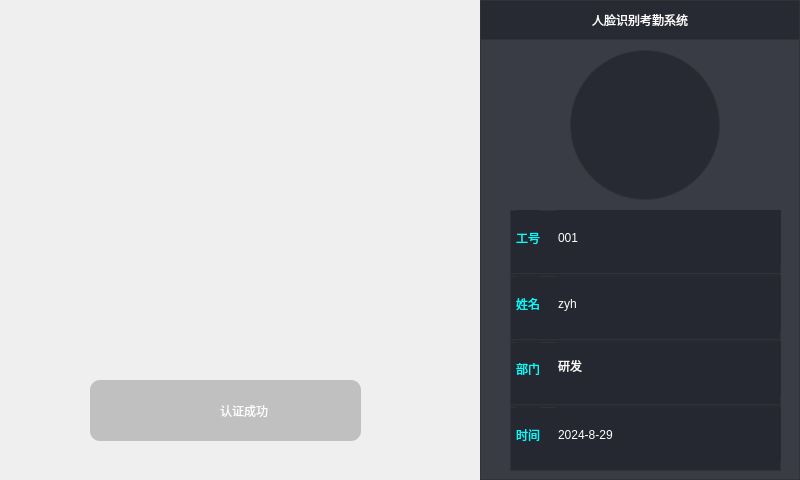
<?xml version="1.0" encoding="UTF-8"?>
<ui version="4.0">
 <class>Widget</class>
 <widget class="QWidget" name="Widget">
  <property name="geometry">
   <rect>
    <x>0</x>
    <y>0</y>
    <width>800</width>
    <height>480</height>
   </rect>
  </property>
  <property name="windowTitle">
   <string>Widget</string>
  </property>
  <property name="styleSheet">
   <string notr="true"/>
  </property>
  <widget class="QWidget" name="widgetLeft" native="true">
   <property name="geometry">
    <rect>
     <x>0</x>
     <y>0</y>
     <width>480</width>
     <height>480</height>
    </rect>
   </property>
   <property name="styleSheet">
    <string notr="true">QWidget#widgetlb
{
	border-radius: 10px;
	background-color: rgba(180, 180, 180,0.8);
}

QLabel#lb_1 
{
	border-image: url(:/images/yes.png);
}

QLabel#lb_2 
{
	font: 25 16pt &quot;微软雅黑 Light&quot;;
	border: none;
	color: rgb(255, 255, 255);
}

QLabel#headpicLb
{
	border-image: url(:/images/crc.png);
}
</string>
   </property>
   <widget class="QWidget" name="widgetlb" native="true">
    <property name="geometry">
     <rect>
      <x>90</x>
      <y>380</y>
      <width>271</width>
      <height>61</height>
     </rect>
    </property>
    <layout class="QHBoxLayout" name="horizontalLayout_2">
     <item>
      <spacer name="horizontalSpacer">
       <property name="orientation">
        <enum>Qt::Orientation::Horizontal</enum>
       </property>
       <property name="sizeHint" stdset="0">
        <size>
         <width>40</width>
         <height>20</height>
        </size>
       </property>
      </spacer>
     </item>
     <item>
      <layout class="QHBoxLayout" name="horizontalLayout">
       <item>
        <widget class="QLabel" name="lb_1">
         <property name="minimumSize">
          <size>
           <width>31</width>
           <height>21</height>
          </size>
         </property>
         <property name="maximumSize">
          <size>
           <width>31</width>
           <height>21</height>
          </size>
         </property>
         <property name="text">
          <string/>
         </property>
        </widget>
       </item>
       <item>
        <widget class="QLabel" name="lb_2">
         <property name="text">
          <string>认证成功</string>
         </property>
         <property name="alignment">
          <set>Qt::AlignmentFlag::AlignCenter</set>
         </property>
        </widget>
       </item>
      </layout>
     </item>
     <item>
      <spacer name="horizontalSpacer_2">
       <property name="orientation">
        <enum>Qt::Orientation::Horizontal</enum>
       </property>
       <property name="sizeHint" stdset="0">
        <size>
         <width>40</width>
         <height>20</height>
        </size>
       </property>
      </spacer>
     </item>
    </layout>
   </widget>
   <widget class="QLabel" name="headpicLb">
    <property name="geometry">
     <rect>
      <x>100</x>
      <y>60</y>
      <width>266</width>
      <height>266</height>
     </rect>
    </property>
    <property name="text">
     <string/>
    </property>
    <property name="scaledContents">
     <bool>true</bool>
    </property>
   </widget>
   <widget class="QLabel" name="videoLb">
    <property name="geometry">
     <rect>
      <x>0</x>
      <y>0</y>
      <width>480</width>
      <height>480</height>
     </rect>
    </property>
    <property name="text">
     <string/>
    </property>
   </widget>
   <zorder>videoLb</zorder>
   <zorder>widgetlb</zorder>
   <zorder>headpicLb</zorder>
  </widget>
  <widget class="QWidget" name="widgetRight" native="true">
   <property name="geometry">
    <rect>
     <x>480</x>
     <y>0</y>
     <width>320</width>
     <height>480</height>
    </rect>
   </property>
   <property name="styleSheet">
    <string notr="true">QWidget
{
	border:1px solid #313236;
	background-color: rgba(37, 40, 49, 0.9);
}

QLabel#titleLb
{
	font: 24pt &quot;微软雅黑&quot;;
	color: rgb(255, 255, 255);
}

QLabel#headLb
{
	border-radius: 75px;
}
</string>
   </property>
   <widget class="QLabel" name="headLb">
    <property name="geometry">
     <rect>
      <x>90</x>
      <y>50</y>
      <width>150</width>
      <height>150</height>
     </rect>
    </property>
    <property name="text">
     <string/>
    </property>
   </widget>
   <widget class="QLabel" name="titleLb">
    <property name="geometry">
     <rect>
      <x>0</x>
      <y>0</y>
      <width>320</width>
      <height>40</height>
     </rect>
    </property>
    <property name="text">
     <string>人脸识别考勤系统</string>
    </property>
    <property name="alignment">
     <set>Qt::AlignmentFlag::AlignCenter</set>
    </property>
   </widget>
   <widget class="QWidget" name="layoutWidget">
    <property name="geometry">
     <rect>
      <x>30</x>
      <y>210</y>
      <width>271</width>
      <height>261</height>
     </rect>
    </property>
    <layout class="QVBoxLayout" name="verticalLayout">
     <property name="spacing">
      <number>2</number>
     </property>
     <item>
      <widget class="QWidget" name="widgetID" native="true">
       <property name="styleSheet">
        <string notr="true">QLabel
{
	border:none;
	color: #00ffff;
	
	font: 16pt &quot;微软雅黑&quot;;
}

QLineEdit
{
	border:none;
	
	color: rgb(255, 255, 255);
	font: 16pt &quot;微软雅黑&quot;;
}</string>
       </property>
       <layout class="QHBoxLayout" name="horizontalLayout_3">
        <property name="spacing">
         <number>6</number>
        </property>
        <property name="leftMargin">
         <number>6</number>
        </property>
        <property name="topMargin">
         <number>0</number>
        </property>
        <property name="rightMargin">
         <number>0</number>
        </property>
        <item>
         <widget class="QLabel" name="label_3">
          <property name="text">
           <string>工号</string>
          </property>
         </widget>
        </item>
        <item>
         <spacer name="horizontalSpacer_3">
          <property name="orientation">
           <enum>Qt::Orientation::Horizontal</enum>
          </property>
          <property name="sizeType">
           <enum>QSizePolicy::Policy::Fixed</enum>
          </property>
          <property name="sizeHint" stdset="0">
           <size>
            <width>10</width>
            <height>20</height>
           </size>
          </property>
         </spacer>
        </item>
        <item>
         <widget class="QLineEdit" name="employeeID">
          <property name="enabled">
           <bool>false</bool>
          </property>
          <property name="sizePolicy">
           <sizepolicy hsizetype="Expanding" vsizetype="Expanding">
            <horstretch>0</horstretch>
            <verstretch>0</verstretch>
           </sizepolicy>
          </property>
          <property name="text">
           <string>001</string>
          </property>
         </widget>
        </item>
       </layout>
      </widget>
     </item>
     <item>
      <widget class="QWidget" name="widgetName" native="true">
       <property name="styleSheet">
        <string notr="true">QLabel
{
	border:none;
	color: #00ffff;
	
	font: 16pt &quot;微软雅黑&quot;;
}

QLineEdit
{
	border:none;
	
	color: rgb(255, 255, 255);
	font: 16pt &quot;微软雅黑&quot;;
}</string>
       </property>
       <layout class="QHBoxLayout" name="horizontalLayout_4">
        <property name="spacing">
         <number>6</number>
        </property>
        <property name="leftMargin">
         <number>6</number>
        </property>
        <property name="topMargin">
         <number>0</number>
        </property>
        <property name="rightMargin">
         <number>0</number>
        </property>
        <item>
         <widget class="QLabel" name="label_4">
          <property name="text">
           <string>姓名</string>
          </property>
         </widget>
        </item>
        <item>
         <spacer name="horizontalSpacer_4">
          <property name="orientation">
           <enum>Qt::Orientation::Horizontal</enum>
          </property>
          <property name="sizeType">
           <enum>QSizePolicy::Policy::Fixed</enum>
          </property>
          <property name="sizeHint" stdset="0">
           <size>
            <width>10</width>
            <height>20</height>
           </size>
          </property>
         </spacer>
        </item>
        <item>
         <widget class="QLineEdit" name="nickname">
          <property name="enabled">
           <bool>false</bool>
          </property>
          <property name="sizePolicy">
           <sizepolicy hsizetype="Expanding" vsizetype="Expanding">
            <horstretch>0</horstretch>
            <verstretch>0</verstretch>
           </sizepolicy>
          </property>
          <property name="text">
           <string>zyh</string>
          </property>
         </widget>
        </item>
       </layout>
      </widget>
     </item>
     <item>
      <widget class="QWidget" name="widgetDep" native="true">
       <property name="styleSheet">
        <string notr="true">QLabel
{
	border:none;
	color: #00ffff;
	
	font: 16pt &quot;微软雅黑&quot;;
}

QLineEdit
{
	border:none;
	
	color: rgb(255, 255, 255);
	font: 16pt &quot;微软雅黑&quot;;
}</string>
       </property>
       <layout class="QHBoxLayout" name="horizontalLayout_5">
        <property name="spacing">
         <number>6</number>
        </property>
        <property name="leftMargin">
         <number>6</number>
        </property>
        <property name="topMargin">
         <number>0</number>
        </property>
        <property name="rightMargin">
         <number>0</number>
        </property>
        <item>
         <widget class="QLabel" name="label_5">
          <property name="text">
           <string>部门</string>
          </property>
         </widget>
        </item>
        <item>
         <spacer name="horizontalSpacer_5">
          <property name="orientation">
           <enum>Qt::Orientation::Horizontal</enum>
          </property>
          <property name="sizeType">
           <enum>QSizePolicy::Policy::Fixed</enum>
          </property>
          <property name="sizeHint" stdset="0">
           <size>
            <width>10</width>
            <height>20</height>
           </size>
          </property>
         </spacer>
        </item>
        <item>
         <widget class="QLineEdit" name="address">
          <property name="enabled">
           <bool>false</bool>
          </property>
          <property name="sizePolicy">
           <sizepolicy hsizetype="Expanding" vsizetype="Expanding">
            <horstretch>0</horstretch>
            <verstretch>0</verstretch>
           </sizepolicy>
          </property>
          <property name="text">
           <string>研发</string>
          </property>
         </widget>
        </item>
       </layout>
      </widget>
     </item>
     <item>
      <widget class="QWidget" name="widgetTime" native="true">
       <property name="styleSheet">
        <string notr="true">QLabel
{
	border:none;
	color: #00ffff;
	
	font: 16pt &quot;微软雅黑&quot;;
}

QLineEdit
{
	border:none;
	
	color: rgb(255, 255, 255);
	font: 15pt &quot;微软雅黑&quot;;
}</string>
       </property>
       <layout class="QHBoxLayout" name="horizontalLayout_6">
        <property name="spacing">
         <number>6</number>
        </property>
        <property name="leftMargin">
         <number>6</number>
        </property>
        <property name="topMargin">
         <number>0</number>
        </property>
        <property name="rightMargin">
         <number>0</number>
        </property>
        <item>
         <widget class="QLabel" name="label_6">
          <property name="text">
           <string>时间</string>
          </property>
         </widget>
        </item>
        <item>
         <spacer name="horizontalSpacer_6">
          <property name="orientation">
           <enum>Qt::Orientation::Horizontal</enum>
          </property>
          <property name="sizeType">
           <enum>QSizePolicy::Policy::Fixed</enum>
          </property>
          <property name="sizeHint" stdset="0">
           <size>
            <width>10</width>
            <height>20</height>
           </size>
          </property>
         </spacer>
        </item>
        <item>
         <widget class="QLineEdit" name="time">
          <property name="enabled">
           <bool>false</bool>
          </property>
          <property name="sizePolicy">
           <sizepolicy hsizetype="Expanding" vsizetype="Expanding">
            <horstretch>0</horstretch>
            <verstretch>0</verstretch>
           </sizepolicy>
          </property>
          <property name="text">
           <string>2024-8-29</string>
          </property>
         </widget>
        </item>
       </layout>
      </widget>
     </item>
    </layout>
   </widget>
  </widget>
 </widget>
 <resources/>
 <connections/>
</ui>
